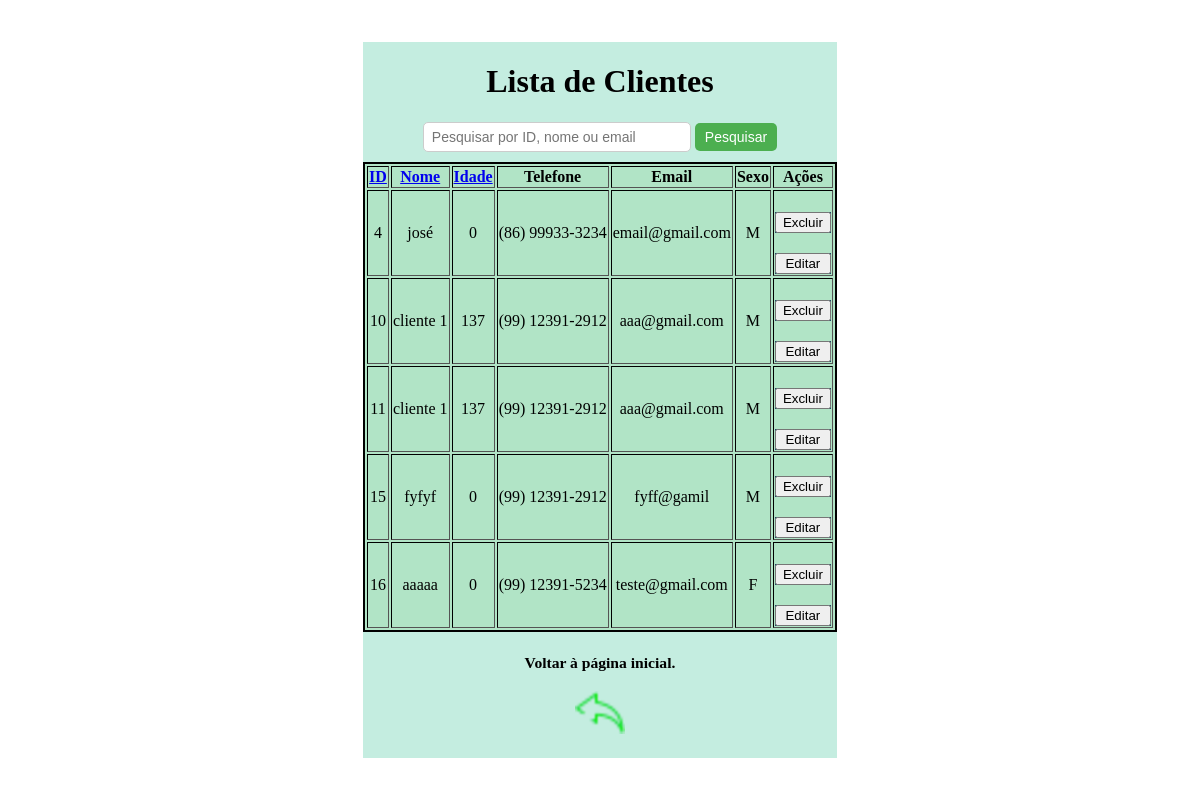
Before: /gerenciar-clientes with the older database file.
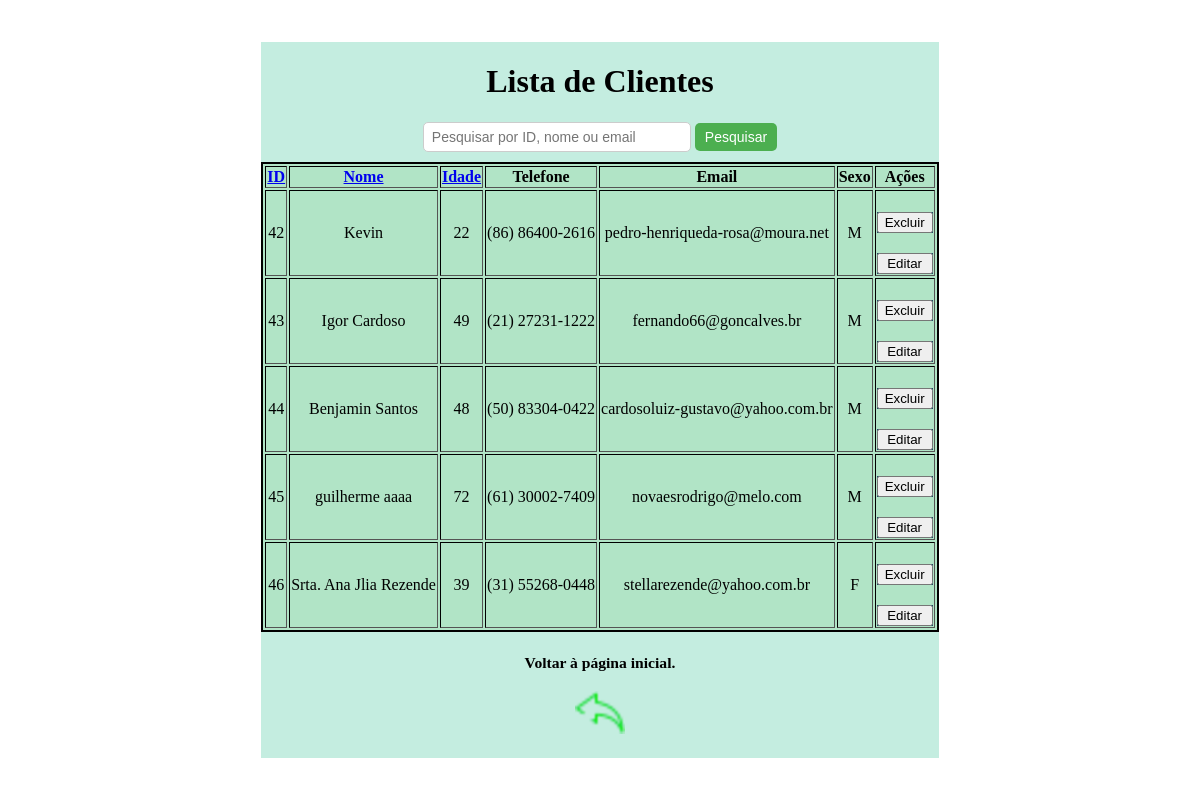
After: the same page with the newer database file.
### tables this page shows
CREATE TABLE clientes (
                id INTEGER PRIMARY KEY AUTOINCREMENT, 
                nome TEXT NOT NULL, 
                idade INTEGER NOT NULL,
                telefone TEXT,
                email TEXT,
                sexo TEXT CHECK (sexo IN ('M', 'F'))
        );

### app/controllers.py (the view)
    @app.route("/gerenciar-clientes")
    def gerenciar_clientes():
        return views.gerenciar_clientes()

### app/models.py (called while the page is built)
def conectar():
    conexao = sqlite3.connect("cadastro_clientes.db")
    return conexao

def buscar_clientes_ordenado(campo='id', busca='', ordem=True):
    conexao = conectar()
    conexao.row_factory = sqlite3.Row
    cursor = conexao.cursor()
    direcao = 'ASC' if ordem else 'DESC'
    campos_validos = ['id', 'nome', 'idade', 'sexo', 'email']
    if campo not in campos_validos:
        campo = 'id'
    query = f"""
        SELECT * FROM clientes
        WHERE id LIKE ? OR nome LIKE ? OR email LIKE ?
        ORDER BY {campo} {direcao}
    """
    cursor.execute(query, (f'%{busca}%', f'%{busca}%', f'%{busca}%'))
    clientes = cursor.fetchall()
    cursor.close()
    conexao.close()
    return clientes

### app/views.py (called while the page is built)
def gerenciar_clientes():
    try:
        campo = request.args.get("campo", "id")
        ordem = request.args.get("ordem", "asc") == "asc"
        busca = request.args.get("pesquisa", "")
        clientes = models.buscar_clientes_ordenado(campo=campo,busca=busca, ordem=ordem)
        return render_template('gerenciar_cliente.html', clientes=clientes, campo=campo, ordem=ordem, busca=busca)
    except Exception as e:
        return f"Erro ao buscar clientes: {str(e)}", 500

### app/templates/gerenciar_cliente.html (shortened to what this page needs)
<!DOCTYPE html>
<html lang="pt-br">
<head>
    <link rel="stylesheet" href="{{ url_for('static', filename='style.css') }}">
</head>
<body>
    <div class="container01">
        <h1 class="h101">Lista de Clientes</h1>
        <form action="{{ url_for('gerenciar_clientes')}}" method="GET" class="search-bar">
            <input type="text" name="pesquisa" placeholder="Pesquisar por ID, nome ou email" value="{{ request.args.get('pesquisa', '') }}">
            <button type="submit">Pesquisar</button>
        </form>
        <table border="1">
            <thead>
                <tr>
                    <th>
                        <a href="{{ url_for('gerenciar_clientes', campo='id', ordem='desc' if campo == 'id' and ordem == 'asc' else 'asc', pesquisa=request.args.get('pesquisa', '')) }}">
                            ID
                        </a>
                    </th>
                    <th>
                        <a href="{{ url_for('gerenciar_clientes', campo='nome', ordem='desc' if campo == 'nome' and ordem == 'asc' else 'asc', pesquisa=request.args.get('pesquisa', '')) }}">
                            Nome
                        </a>
                    </th>
                    <th>
                        <a href="{{ url_for('gerenciar_clientes', campo='idade', ordem='desc' if campo == 'idade' and ordem == 'asc' else 'asc', pesquisa=request.args.get('pesquisa', '')) }}">
                            Idade
                        </a>
                    </th>
                    <th>Telefone</th>
                    <th>Email</th>
                    <th>Sexo</th>
                    <th>Ações</th>
                </tr>
            </thead>
            <tbody>
                {% for cliente in clientes %}
                <tr>
                    <td>{{ cliente.id }}</td>
                    <td>{{ cliente.nome }}</td>
                    <td>{{ cliente.idade }}</td>
                    <td>{{ cliente.telefone }}</td>
                    <td>{{ cliente.email }}</td>
                    <td>{{ cliente.sexo }}</td>
                    <td>
                        <form class="form01" action="{{ url_for('deletar_cliente', id=cliente.id) }}" method="post" onsubmit="return confirm('Tem certeza que deseja excluir este cliente?');">
                            <button type="submit">Excluir</button>
                        </form>
                        <form class="form01" onsubmit="return false;">
                            <button type="button" onclick="editarLinha(this)">Editar</button>
                        </form>
                    </td>
                </tr>
                {% endfor %}
            </tbody>
        </table>
        <h3>
            <p><small>Voltar à página inicial.</small></p>
            <p>
                <a href="{{ url_for('pagina_inicial') }}" rel="prev">
                    <img src="{{ url_for('static', filename='imagem/setade voltar.png') }}" alt="Setade voltar">
                </a>
            </p>
        </h3>
    </div>
</body>
</html>

### app/static/style.css (style rules this page uses)
body { margin: 0; padding: 0; display: flex; justify-content: center; align-items: center; height: 100vh; }
.container01 { text-align: center; background-color: rgb(196, 237, 224); }
table { margin-left: auto; margin-right: auto; border: 2px solid #000000; table-layout: auto; background-color: #b1e4c6; }
form { display: flex; flex-direction: column; gap: 10px; margin-top: 20px; font-family: 'Times New Roman', Times, serif; font-size: 1em; }
.form01 { background-color: rgb(32, 76, 101); font-family: 'Times New Roman', Times, serif; }
.search-bar { display: contents; align-items: center; gap: 8px; }
.search-bar input[type="text"] { padding: 6px 8px; width: 250px; border: 1px solid #ccc; border-radius: 5px; font-size: 14px; }
.search-bar button { padding: 6px 10px; font-size: 14px; background-color: #4CAF50; color: white; border: none; border-radius: 5px; cursor: pointer; }
table { margin-top: 10px; }

Changed rows visible on the page:
removed clientes: id "4", nome "josé", idade "0", telefone "(86) 99933-3234", email "email@gmail.com", sexo "M"
removed clientes: id "10", nome "cliente 1", idade "137", telefone "(99) 12391-2912", email "aaa@gmail.com", sexo "M"
removed clientes: id "11", nome "cliente 1", idade "137", telefone "(99) 12391-2912", email "aaa@gmail.com", sexo "M"
removed clientes: id "15", nome "fyfyf", idade "0", telefone "(99) 12391-2912", email "fyff@gamil", sexo "M"
removed clientes: id "16", nome "aaaaa", idade "0", telefone "(99) 12391-5234", email "teste@gmail.com", sexo "F"
added clientes: id "42", nome "Kevin", idade "22", telefone "(86) 86400-2616", email "pedro-henriqueda-rosa@moura.net", sexo "M"
added clientes: id "43", nome "Igor Cardoso", idade "49", telefone "(21) 27231-1222", email "fernando66@goncalves.br", sexo "M"
added clientes: id "44", nome "Benjamin Santos", idade "48", telefone "(50) 83304-0422", email "cardosoluiz-gustavo@yahoo.com.br", sexo "M"
added clientes: id "45", nome "guilherme aaaa", idade "72", telefone "(61) 30002-7409", email "novaesrodrigo@melo.com", sexo "M"
added clientes: id "46", nome "Srta. Ana Jlia Rezende", idade "39", telefone "(31) 55268-0448", email "stellarezende@yahoo.com.br", sexo "F"
